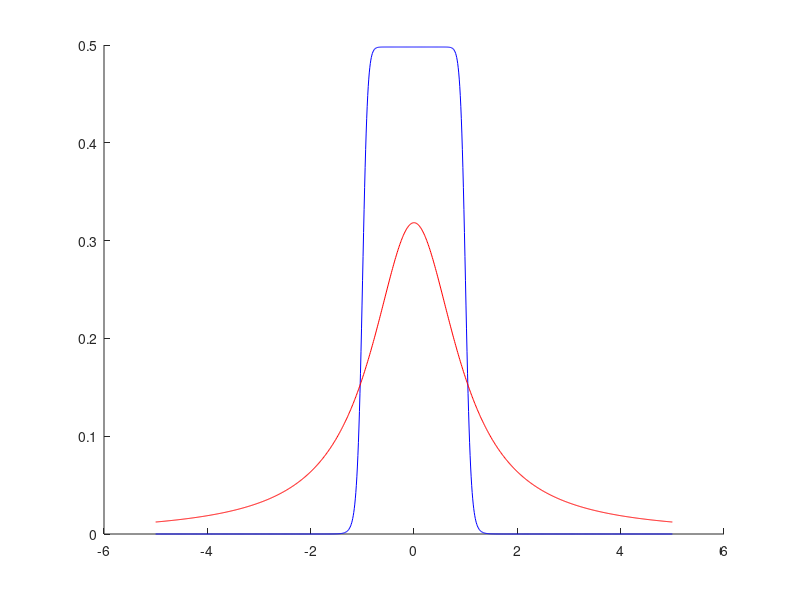

This figure's MATLAB source: (Note: this script raises an error after producing the figure.)
% Rectangular-type distribution of heterogeinity
% Synaptic equation is involved
% Here we  use two cumulants approach with (a1,a2) variables;
%close all
clearvars

format long;
del=0.1 % half width at half maximum (HWHM)
J=2; % coupling strength
muv=1; % average of eta
tau=1; % membane time
taus=1; % synaptic time
n=10; % order of approximation
sig2=0.05; % intensity of the Gaussian noise
zeta=exp(1i*pi*(2*(1:n)-1)/2/n); % poles of the uniform distribution
b=-1i*sin(pi/(2*n))*zeta;
P.del=del; P.J=J; P.muv=muv; P.tau=tau; P.taus=taus; P.zeta=zeta; P.b=b; P.sig2=sig2;
Tpral=2000;
Tint=60; 
N=1000;
x=linspace(-5, 5,N);
C=(n/pi)*sin(pi/(2*n));
g=C./(1+x.^(2*n));
gL=(1/pi)*1./(1+x.^2); % Caushy (Lorenz) distribution

figure
hold on;
plot(x,g,'-b')
plot(x,gL,'-r')


%wm0=zeros(2*n+1,1); % initial condition;
 a1=1*rand(n,1)-1i*rand(n,1); % initial condition;
 a2=a1.^2;
 wm0=[a1;a2;0];

options=odeset('RelTol',1e-7,'AbsTol',1e-12);
[~,wm] = ode45(@(t,wm) MFE(t,wm,P), [0, Tpral], wm0,options);
wm0=(wm(end,:)).';
[t,wm] = ode45(@(t,wm) MFE(t,wm,P), [0, Tint], wm0,options);
a1=wm(:,1:n);
a2=wm(:,n+1:2*n);
kap=a2-a1.*a1;
w=((1-a1)./(1+a1)+2*kap./(1+a1).^3)*b.';


r=real(w)/(pi*tau);
v=-imag(w);
figure
plot(v,r)

save('mean_field_changed_sig2.mat','t','r') 

figure
plot(t,r)
ylabel('$r$','Interpreter','latex')
xlabel('$t$','Interpreter','latex')

function dydt = MFE(~,wm,P)
del=P.del; J=P.J; muv=P.muv; tau=P.tau; taus=P.taus; zeta=P.zeta; b=P.b; sig2=P.sig2;
n=(length(wm)-1)/2;
a1=wm(1:n);
a2=wm(n+1:2*n);
a3=3*a1.*a2-2*a1.^3;
a4=a1.^2.*(6*a2-5*a1.^2);
kap=a2-a1.*a1;
w=b*((1-a1)./(1+a1)+2*kap./(1+a1).^3);
r=real(w)/(tau*pi);
A=muv+del*zeta.'-J*tau*wm(2*n+1);
dydt1=1i*((A+1).*a1+(A-1).*(1+a2)/2)-sig2*(1.5*a1+0.5+1.5*a2+0.5*a3);
dydt2=1i*2*((A+1).*a2+(A-1).*(a1+a3)/2)-sig2*(6*a2+3*a1+5*a3+0.5+1.5*a4);
dydt3=(-wm(2*n+1)+r)/taus;
dydt=[dydt1/tau;dydt2/tau;dydt3];  
end 


